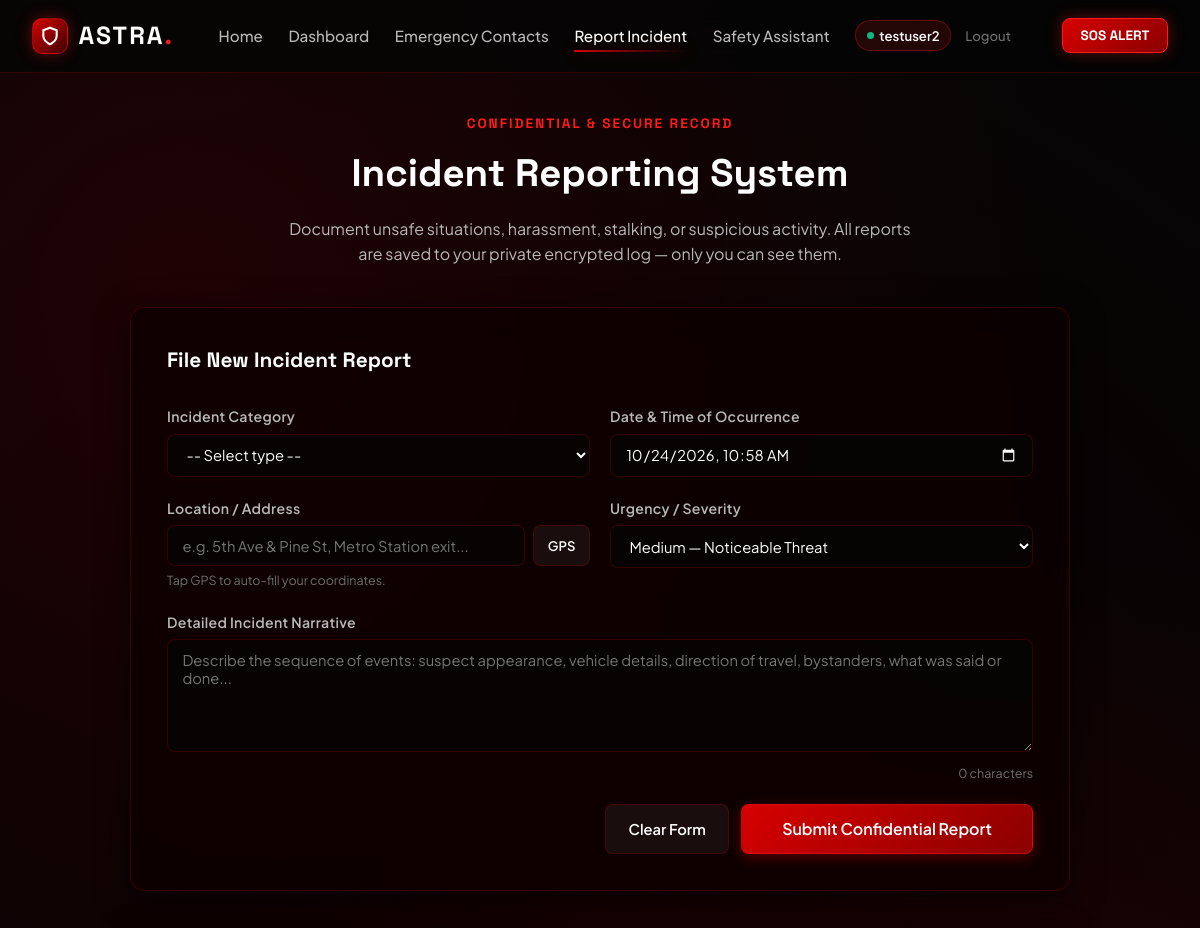
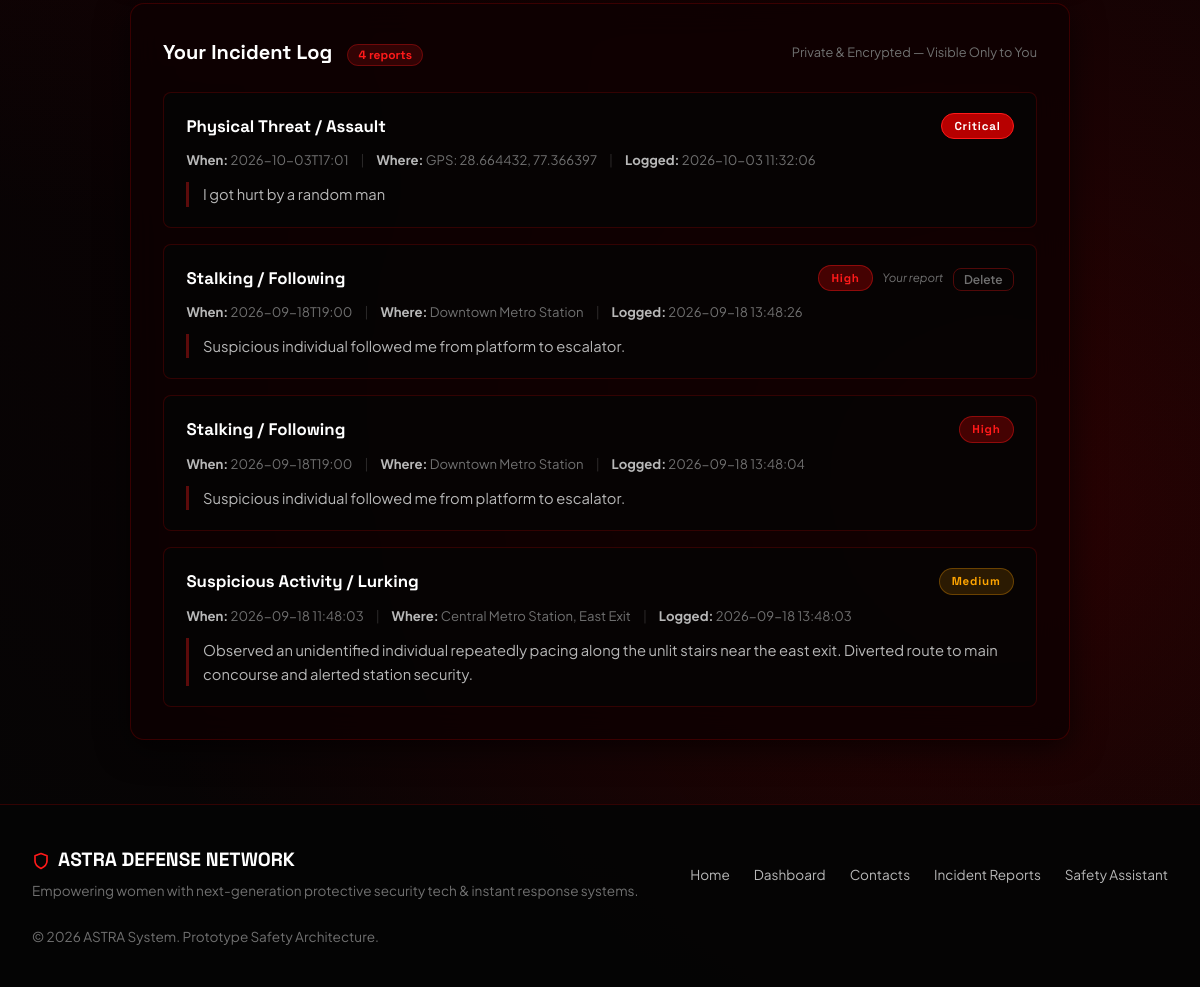
/report (signed in), run on the app's committed database (2 pictures, top to bottom).
### tables this page shows
CREATE TABLE reports (
            id INTEGER PRIMARY KEY AUTOINCREMENT,
            user_id INTEGER,
            incident_type TEXT NOT NULL,
            date_time TEXT NOT NULL,
            location TEXT NOT NULL,
            urgency TEXT NOT NULL,
            description TEXT NOT NULL,
            created_at TIMESTAMP DEFAULT CURRENT_TIMESTAMP,
            FOREIGN KEY (user_id) REFERENCES users (id)
        );

### app.py (the view, shortened to what this page needs)
@app.route('/report', methods=['GET', 'POST'])
@login_required
def report():
    user_id = session.get('user_id')
    conn = get_db()
    cursor = conn.cursor()
    cursor.execute(
        "SELECT * FROM reports ORDER BY id DESC"
    )
    reports_list = cursor.fetchall()
    conn.close()
    return render_template('report.html', reports=reports_list, current_user_id=user_id)

### app.py (called while the page is built)
def login_required(f):
    @wraps(f)
    def decorated_function(*args, **kwargs):
        if not session.get('user_id'):
            flash('Please log in to access your personal safety command center.', 'warning')
            return redirect(url_for('login', next=request.path))
        return f(*args, **kwargs)
    return decorated_function

def get_db():
    conn = sqlite3.connect(DATABASE)
    conn.row_factory = sqlite3.Row
    return conn

### templates/report.html (shortened to what this page needs)
{% extends 'base.html' %}
{% block content %}
<div style="max-width: 940px; margin: 0 auto;">
    <div style="text-align: center; margin-bottom: 2.5rem;">
        <span class="section-tag">CONFIDENTIAL &amp; SECURE RECORD</span>
        <h1 style="font-family: var(--font-heading); font-size: 2.4rem; color: #fff; margin: 0.4rem 0 0.75rem;">
            Incident Reporting System
        </h1>
        <p style="color: var(--text-secondary); font-size: 1rem; max-width: 640px; margin: 0 auto;">
            Document unsafe situations, harassment, stalking, or suspicious activity.
            All reports are saved to your private encrypted log — only you can see them.
        </p>
    </div>
    <div class="glass-card" style="padding: 2.25rem; margin-bottom: 2.5rem;">
        <h2 style="font-family: var(--font-heading); font-size: 1.3rem; color: #fff; margin-bottom: 1.75rem;">
            File New Incident Report
        </h2>
        <form method="POST" action="{{ url_for('report') }}" id="reportForm">
            <div style="display: grid; grid-template-columns: repeat(auto-fit, minmax(260px, 1fr)); gap: 1.25rem; margin-bottom: 1.25rem;">
                <div class="form-group" style="margin-bottom: 0;">
                    <label class="form-label" for="incidentType">Incident Category</label>
                    <select id="incidentType" name="incident_type" class="form-control" required>
                        <option value="" disabled selected>-- Select type --</option>
                    </select>
                </div>
                <div class="form-group" style="margin-bottom: 0;">
                    <label class="form-label" for="dateTime">Date &amp; Time of Occurrence</label>
                    <input type="datetime-local" id="dateTime" name="date_time" class="form-control" required>
                </div>
            </div>
            <div style="display: grid; grid-template-columns: repeat(auto-fit, minmax(260px, 1fr)); gap: 1.25rem; margin-bottom: 1.25rem;">
                <div class="form-group" style="margin-bottom: 0;">
                    <label class="form-label" for="locationInput">Location / Address</label>
                    <div style="display: flex; gap: 0.5rem;">
                        <input type="text" id="locationInput" name="location" class="form-control"
                               placeholder="e.g. 5th Ave &amp; Pine St, Metro Station exit..." required>
                        <button type="button" class="btn btn-secondary btn-sm" id="fillGpsBtn"
                                style="white-space: nowrap; flex-shrink: 0;">
                            GPS
                        </button>
                    </div>
                    <span class="form-hint">Tap GPS to auto-fill your coordinates.</span>
                </div>
                <div class="form-group" style="margin-bottom: 0;">
                    <label class="form-label" for="urgency">Urgency / Severity</label>
                    <select id="urgency" name="urgency" class="form-control" required>
                        <option value="Medium" selected>Medium — Noticeable Threat</option>
                    </select>
                </div>
            </div>
            <div class="form-group">
                <label class="form-label" for="description">Detailed Incident Narrative</label>
                <textarea id="description" name="description" class="form-control" rows="5"
                    placeholder="Describe the sequence of events: suspect appearance, vehicle details, direction of travel, bystanders, what was said or done..."
                    required></textarea>
                <span class="form-hint" id="charCount" style="text-align:right;display:block;">0 characters</span>
            </div>
            <div style="display: flex; justify-content: flex-end; gap: 0.75rem;">
                <button type="button" class="btn btn-secondary" id="clearFormBtn">Clear Form</button>
                <button type="submit" class="btn btn-primary" id="submitReportBtn"
                        style="padding: 0.85rem 2.5rem; font-size: 1rem;">
                    Submit Confidential Report
                </button>
            </div>
        </form>
    </div>
    <div class="glass-card" style="padding: 2rem;">
        <div style="display: flex; justify-content: space-between; align-items: center; margin-bottom: 1.5rem; flex-wrap: wrap; gap: 0.75rem;">
            <h2 style="font-family: var(--font-heading); font-size: 1.25rem; color: #fff;">
                Your Incident Log
                <span style="background:rgba(255,26,26,0.15);border:1px solid rgba(255,26,26,0.3);
                             color:var(--red-glow);font-size:0.75rem;padding:2px 10px;
                             border-radius:var(--radius-full);margin-left:10px;font-weight:700;">
                    {{ reports|length }} report{{ 's' if reports|length != 1 else '' }}
                </span>
            </h2>
            <span style="font-size:0.8rem;color:var(--text-muted);">
                Private &amp; Encrypted — Visible Only to You
            </span>
        </div>
        {% if reports %}
            <div style="display: flex; flex-direction: column; gap: 1rem;">
                {% for r in reports %}
                    <div class="report-card" id="report-{{ r['id'] }}">
                        <div style="display: flex; justify-content: space-between; align-items: flex-start; flex-wrap: wrap; gap: 0.5rem; margin-bottom: 0.6rem;">
                            <div style="font-family: var(--font-heading); font-weight: 700; color: #fff; font-size: 1.05rem;">
                                {{ r['incident_type'] }}
                            </div>
                            <div style="display:flex; align-items:center; gap:0.6rem; flex-shrink:0;">
                                <span style="
                                    font-size: 0.72rem; font-weight: 800; font-family: var(--font-heading);
                                    padding: 3px 12px; border-radius: var(--radius-full); letter-spacing: 0.8px;
                                    {% if r['urgency'] == 'Critical' %}
                                        background: rgba(214,0,0,0.85); color: #fff; border: 1px solid #FF1A1A;
                                    {% elif r['urgency'] == 'High' %}
                                        background: rgba(214,0,0,0.3); color: #FF1A1A; border: 1px solid rgba(255,26,26,0.4);
                                    {% elif r['urgency'] == 'Medium' %}
                                        background: rgba(255,160,0,0.15); color: #FFA500; border: 1px solid rgba(255,160,0,0.3);
                                    {% else %}
                                        background: rgba(255,255,255,0.08); color: #B8B8B8; border: 1px solid rgba(255,255,255,0.12);
                                    {% endif %}">
                                    {{ r['urgency'] }}
                                </span>
                                {% if r['user_id'] == current_user_id %}
                                    <span style="font-size:0.72rem;color:var(--text-muted);font-style:italic;">Your report</span>
                                    <form method="POST" action="{{ url_for('delete_report', report_id=r['id']) }}"
                                          onsubmit="return confirm('Permanently delete this incident report?');"
                                          style="display:inline;">
                                        <button type="submit" class="btn btn-sm"
                                                style="background:transparent;border:1px solid rgba(255,26,26,0.3);
                                                       color:var(--text-muted);font-size:0.75rem;padding:3px 10px;
                                                       cursor:pointer;transition:all 0.2s ease;"
                                                onmouseover="this.style.borderColor='#FF1A1A';this.style.color='#FF1A1A';"
                                                onmouseout="this.style.borderColor='rgba(255,26,26,0.3)';this.style.color='var(--text-muted)';">
                                            Delete
                                        </button>
                                    </form>
                                {% endif %}
                            </div>
                        </div>
                        <div style="font-size: 0.82rem; color: var(--text-muted); margin-bottom: 0.75rem; display:flex; flex-wrap:wrap; gap: 0.75rem;">
                            <span>
                                <strong style="color:#B8B8B8;">When:</strong>
                                {{ r['date_time'] if r['date_time'] else 'Not specified' }}
                            </span>
                            <span style="color:rgba(255,255,255,0.15);">|</span>
                            <span>
                                <strong style="color:#B8B8B8;">Where:</strong>
                                {{ r['location'] }}
                            </span>
                            <span style="color:rgba(255,255,255,0.15);">|</span>
                            <span>
                                <strong style="color:#B8B8B8;">Logged:</strong>
                                {{ r['created_at'] }}
                            </span>
                        </div>
                        <p style="color: var(--text-secondary); font-size: 0.92rem; line-height: 1.65; margin: 0;
                                  border-left: 3px solid rgba(255,26,26,0.35); padding-left: 0.85rem;">
                            {{ r['description'] }}
                        </p>
                    </div>
                {% endfor %}
            </div>
        {% endif %}
    </div>
</div>
{% endblock %}

### data on the page
reports: incident_type "Physical Threat / Assault", urgency "Critical", date_time "2026-10-03T17:01", location "GPS: 28.664432, 77.366397", created_at "2026-10-03 11:32:06", description "I got hurt by a random man"
reports: incident_type "Stalking / Following", urgency "High", date_time "2026-09-18T19:00", location "Downtown Metro Station", created_at "2026-09-18 13:48:26", description "Suspicious individual followed me from platform to escalator."
reports: incident_type "Stalking / Following", urgency "High", date_time "2026-09-18T19:00", location "Downtown Metro Station", created_at "2026-09-18 13:48:04", description "Suspicious individual followed me from platform to escalator."
reports: incident_type "Suspicious Activity / Lurking", urgency "Medium", date_time "2026-09-18 11:48:03", location "Central Metro Station, East Exit", created_at "2026-09-18 13:48:03", description "Observed an unidentified individual repeatedly pacing along the unlit stairs near the east exit. Diverted route to main concourse and alerted station security."

### other printed values
{{ session.get('username') }} "testuser2"
{{ reports|length }} "4"
{{ 's' if reports|length != 1 else '' }} "s"
